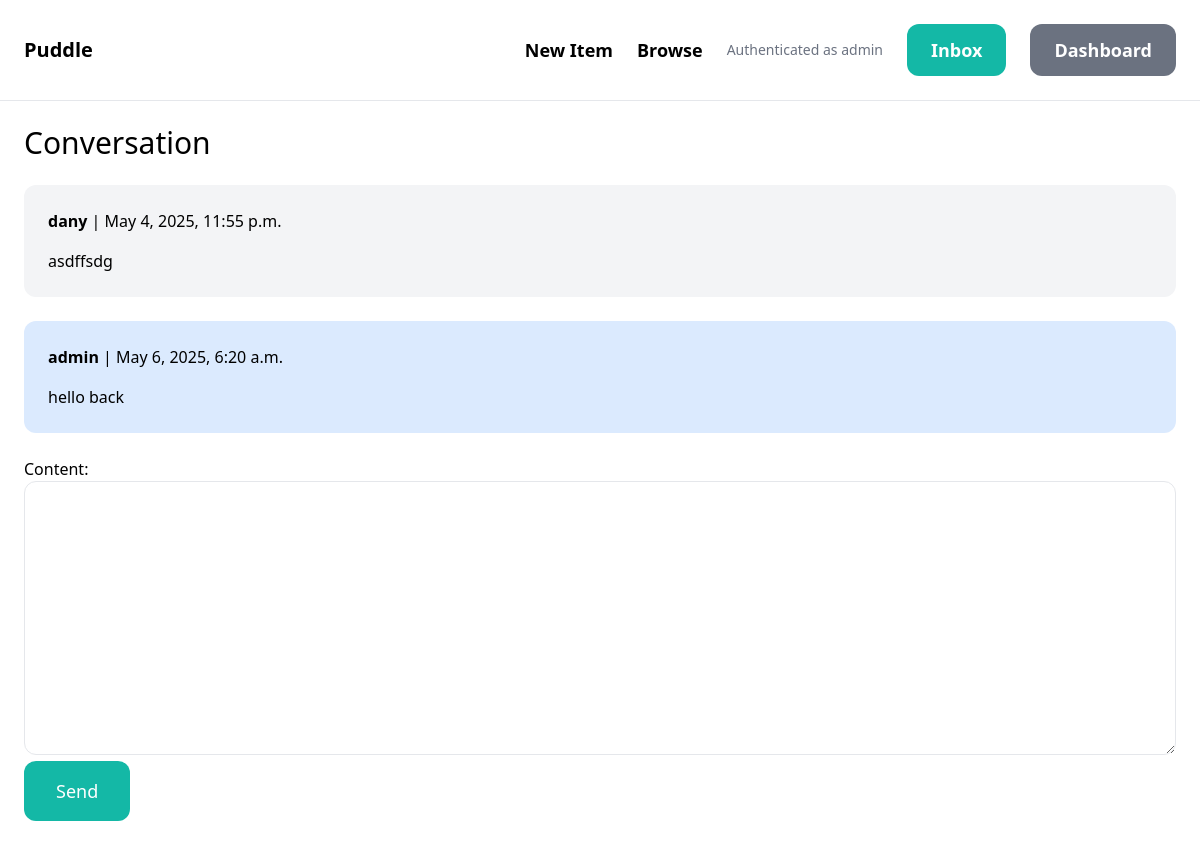
The app's page /inbox/4/ (signed in) with its own data.
### conversation/models.py (models this page shows)
class ConversationMessage(models.Model):
    conversation = models.ForeignKey(
        Conversation, related_name='messages', on_delete=models.CASCADE)
    content = models.TextField()
    created_at = models.DateTimeField(auto_now_add=True)
    created_by = models.ForeignKey(
        User, related_name='created_messages', on_delete=models.CASCADE)
    sender = models.ForeignKey(
        User, on_delete=models.CASCADE, related_name='sent_messages')

### conversation/views.py (the view)
# urls.py: path('<int:pk>/', views.detail, name='detail'),
@login_required
def detail(request, pk):
    conversation = Conversation.objects.filter(
        members__in=[request.user.id]).get(pk=pk)
    if request.method == 'POST':
        form = ConversationMessageForm(request.POST)
        if form.is_valid():
            conversation_message = form.save(commit=False)
            conversation_message.conversation = conversation
            conversation_message.created_by = request.user
            conversation_message.sender = request.user
            conversation_message.save()
            conversation.save()  # Save the conversation again to update the last message timestamp
            return redirect('conversation:detail', pk=pk)
    else:
        form = ConversationMessageForm()
    return render(request, 'conversation/detail.html', {
        'conversation': conversation,
        'form': form,
    })

### conversation/forms.py
class ConversationMessageForm(forms.ModelForm):
    class Meta:
        model = ConversationMessage
        fields = ('content',)
        widgets = {
            'content': forms.Textarea(attrs={'class': 'w-full py-4 px-6 rounded-xl border'}),
        }

### conversation/templates/conversation/detail.html (shortened to what this page needs)
{% extends 'core/base.html' %}
{% block content %}
<h1 class="mb-6 text-3xl">Conversation</h1>
<div class="space-y-6">
    {% for message in conversation.messages.all %}
        <div class="p-6 flex {% if message.created_by == request.user %}bg-blue-100{% else %}bg-gray-100{% endif %} rounded-xl">
            <div>
                <p class="mb-4"><strong>{{ message.created_by.username }}</strong> | {{ message.created_at }}</p>
                <p>{{ message.content }}</p>
            </div>
        </div>
    {% endfor %}
</div>
<form method="POST" action="." class="mt-6">
    {{ form.as_p }}
    <button class="py-4 px-8 text-lg bg-teal-500 hover:bg-teal-700 rounded-xl text-white">Send</button>
{% endblock %}

### core/templates/core/base.html (shortened to what this page needs)
<!DOCTYPE html>
<html lang="en">
<head>
    <script src="https://cdn.tailwindcss.com"></script>
</head>
<body>
    <nav class="py-6 px-6 flex justify-between items-center border-b border-gray-200">
        <a href="/" class="text-xl font-semibold">Puddle</a>
        <div class="flex items-center space-x-6">
            <a href="{% url 'item:new' %}" class="text-lg font-semibold hover:text-gray-500">New Item</a>
            <a href="{% url 'item:items' %}" class="text-lg font-semibold hover:text-gray-500">Browse</a>
            {% if request.user.is_authenticated %}
                <p class="text-sm text-gray-500">Authenticated as {{ request.user.username }}</p>
                <a href="{% url 'conversation:inbox' %}"
                    class="px-6 py-3 text-lg font-semibold bg-teal-500 text-white rounded-xl hover:bg-teal-700">Inbox</a>
                <a href="{% url 'dashboard:index' %}"
                    class="px-6 py-3 text-lg font-semibold bg-gray-500 text-white rounded-xl hover:bg-gray-700">Dashboard</a>
            {% else %}
                <a href="{% url 'core:signup' %}"
                    class="px-6 py-3 text-lg font-semibold bg-teal-500 text-white rounded-xl hover:bg-teal-700">Sign
                    Up</a>
                <a href="{% url 'core:login' %}"
                    class="px-6 py-3 text-lg font-semibold bg-gray-500 text-white rounded-xl hover:bg-gray-700">Login</a>
            {% endif %}
        </div>
    </nav>
    <div class="px-6 py-6 min-h-screen flex flex-col">
        <main class="flex-grow">
            {% block content %}{% endblock %}
        </main>
    </div>
</body>
</html>

### records on screen
ConversationMessage: created_by.username "dany", created_at "May 4, 2025, 11:55 p.m.", content "asdffsdg"
ConversationMessage: created_by.username "admin", created_at "May 6, 2025, 6:20 a.m.", content "hello back"

### other values on screen
{{ request.user.username }} "admin"
